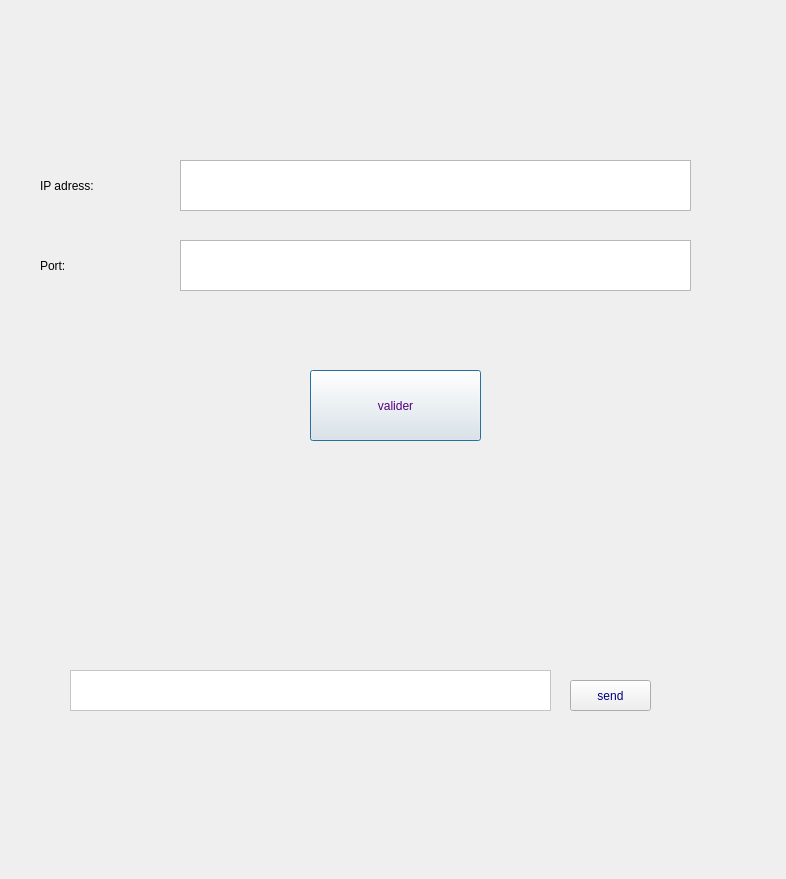
<?xml version="1.0" encoding="UTF-8"?>
<ui version="4.0">
 <class>chat</class>
 <widget class="QDialog" name="chat">
  <property name="geometry">
   <rect>
    <x>0</x>
    <y>0</y>
    <width>786</width>
    <height>879</height>
   </rect>
  </property>
  <property name="windowTitle">
   <string>Dialog</string>
  </property>
  <widget class="QTextEdit" name="textEdit_adress">
   <property name="geometry">
    <rect>
     <x>180</x>
     <y>160</y>
     <width>511</width>
     <height>51</height>
    </rect>
   </property>
  </widget>
  <widget class="QPushButton" name="pushButton_connect">
   <property name="geometry">
    <rect>
     <x>310</x>
     <y>370</y>
     <width>171</width>
     <height>71</height>
    </rect>
   </property>
   <property name="styleSheet">
    <string notr="true">color: rgb(85, 0, 127);</string>
   </property>
   <property name="text">
    <string>valider</string>
   </property>
  </widget>
  <widget class="QLabel" name="label_3">
   <property name="geometry">
    <rect>
     <x>40</x>
     <y>160</y>
     <width>111</width>
     <height>51</height>
    </rect>
   </property>
   <property name="styleSheet">
    <string notr="true">font: 12pt &quot;MV Boli&quot;;
addcolor-&gt;backround-colorrgbrgb(170, 170, 127)</string>
   </property>
   <property name="text">
    <string>IP adress:</string>
   </property>
  </widget>
  <widget class="QWidget" name="widget" native="true">
   <property name="geometry">
    <rect>
     <x>50</x>
     <y>650</y>
     <width>641</width>
     <height>101</height>
    </rect>
   </property>
   <property name="styleSheet">
    <string notr="true">background-color: rgb(170, 170, 255);
addcolor-&gt;backround-color rgb(255, 0, 127)</string>
   </property>
   <widget class="QTextEdit" name="textEdit_message">
    <property name="geometry">
     <rect>
      <x>20</x>
      <y>20</y>
      <width>481</width>
      <height>41</height>
     </rect>
    </property>
    <property name="styleSheet">
     <string notr="true">background-color: rgb(255, 255, 255);</string>
    </property>
   </widget>
   <widget class="QPushButton" name="pushButton_send">
    <property name="geometry">
     <rect>
      <x>520</x>
      <y>30</y>
      <width>81</width>
      <height>31</height>
     </rect>
    </property>
    <property name="styleSheet">
     <string notr="true">color: rgb(0, 0, 127);</string>
    </property>
    <property name="text">
     <string>send</string>
    </property>
   </widget>
  </widget>
  <widget class="QLabel" name="label_4">
   <property name="geometry">
    <rect>
     <x>40</x>
     <y>240</y>
     <width>121</width>
     <height>51</height>
    </rect>
   </property>
   <property name="styleSheet">
    <string notr="true">font: 12pt &quot;MV Boli&quot;;
addcolor-&gt;backround-colorrgbrgb(170, 170, 127)</string>
   </property>
   <property name="text">
    <string>Port:</string>
   </property>
  </widget>
  <widget class="QTextEdit" name="textEdit_port">
   <property name="geometry">
    <rect>
     <x>180</x>
     <y>240</y>
     <width>511</width>
     <height>51</height>
    </rect>
   </property>
  </widget>
 </widget>
 <resources/>
 <connections/>
</ui>
